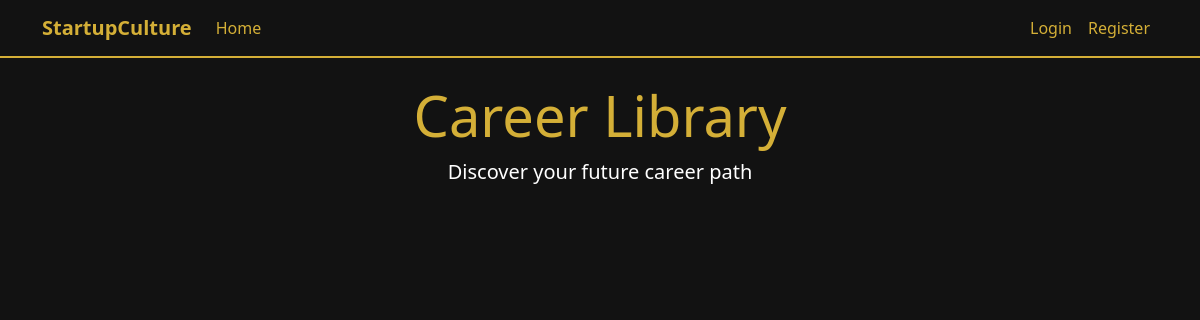
The page //library on the database as committed earlier.
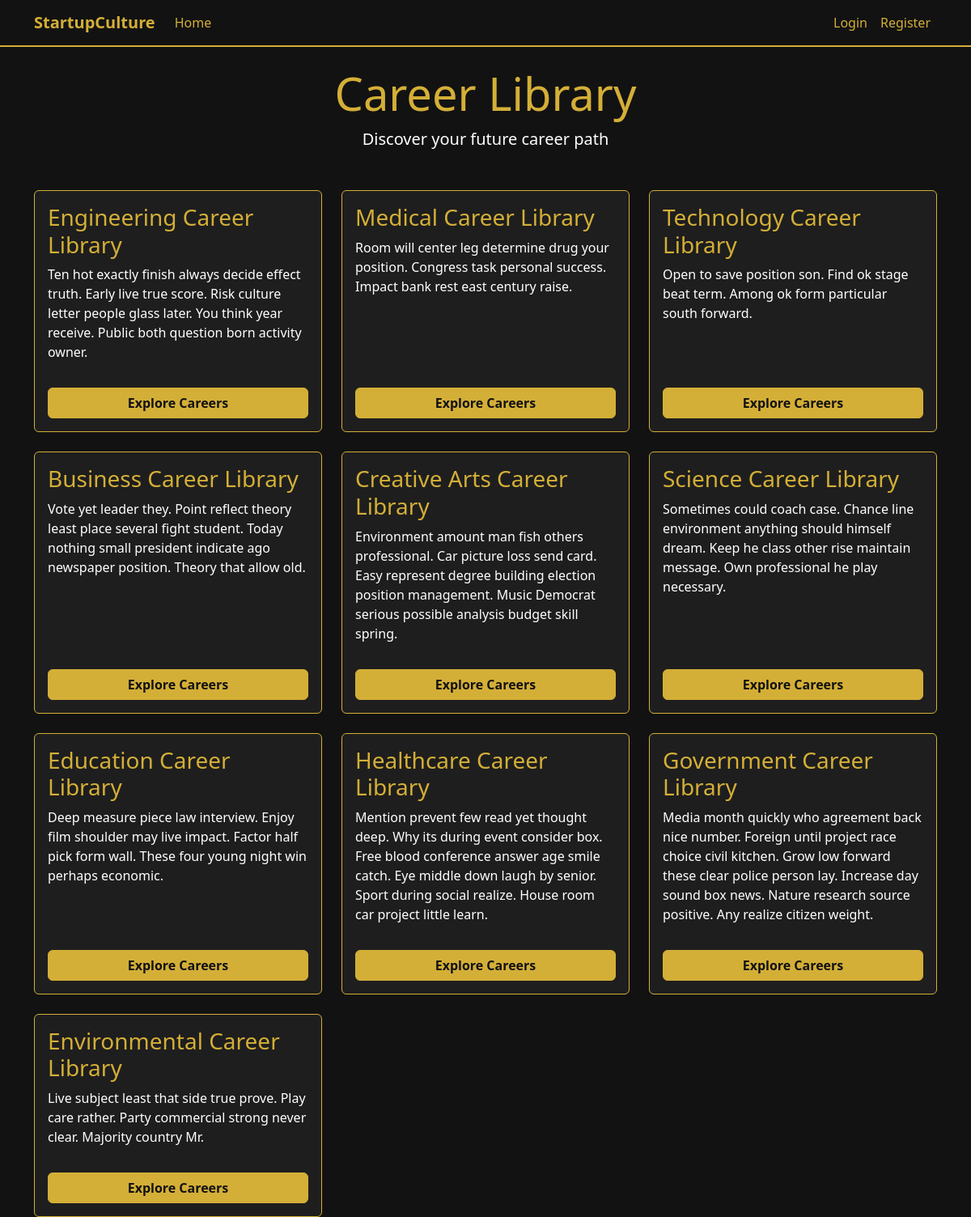
The same page on the database as committed later.
### career_site/models.py (models this page shows, shortened)
class CareerLibrary(models.Model):
    title = models.CharField(max_length=100)
    description = models.TextField()
    image = models.ImageField(upload_to='career_library/', blank=True, null=True)
    created_at = models.DateTimeField(auto_now_add=True)

### career_site/views.py (the view)
# urls.py: path('/library', views.career_library, name='career_library'),
def career_library(request):
    libraries = CareerLibrary.objects.all()
    return render(request, 'library.html', {'libraries': libraries})

### career_site/templates/library.html (shortened to what this page needs)
{% extends 'base.html' %}
{% load static %}
{% block content %}
<div class="text-center mb-5">
    <h1 class="display-4" style="color: var(--gold);">Career Library</h1>
    <p class="lead">Discover your future career path</p>
</div>
<div class="row g-4">
    {% for library in libraries %}
    <div class="col-lg-4 col-md-6">
        <div class="card h-100">
            <div class="card-body d-flex flex-column">
                <h3 class="card-title">{{ library.title }}</h3>
                <p class="card-text flex-grow-1">{{ library.description }}</p>
                <a href="{% url 'category_list' library.id %}" class="btn btn-primary mt-3">Explore Careers</a>
            </div>
        </div>
    </div>
    {% endfor %}
</div>
{% endblock %}

Rows that differ between the two databases and show on the page:
added CareerLibrary: title "Engineering Career Library", description "Ten hot exactly finish always decide effect truth. Early live true score. Risk culture letter people glass later. You think year receive. Public both question born activity owner."
added CareerLibrary: title "Medical Career Library", description "Room will center leg determine drug your position. Congress task personal success. Impact bank rest east century raise."
added CareerLibrary: title "Technology Career Library", description "Open to save position son. Find ok stage beat term. Among ok form particular south forward."
added CareerLibrary: title "Business Career Library", description "Vote yet leader they. Point reflect theory least place several fight student. Today nothing small president indicate ago newspaper position. Theory that allow old."
added CareerLibrary: title "Creative Arts Career Library", description "Environment amount man fish others professional. Car picture loss send card. Easy represent degree building election position management. Music Democrat serious possible analysis budget skill spring."
added CareerLibrary: title "Science Career Library", description "Sometimes could coach case. Chance line environment anything should himself dream. Keep he class other rise maintain message. Own professional he play necessary."
added CareerLibrary: title "Education Career Library", description "Deep measure piece law interview. Enjoy film shoulder may live impact. Factor half pick form wall. These four young night win perhaps economic."
added CareerLibrary: title "Healthcare Career Library", description "Mention prevent few read yet thought deep. Why its during event consider box. Free blood conference answer age smile catch. Eye middle down laugh by senior. Sport during social realize. House room car project little learn."
added CareerLibrary: title "Government Career Library", description "Media month quickly who agreement back nice number. Foreign until project race choice civil kitchen. Grow low forward these clear police person lay. Increase day sound box news. Nature research source positive. Any realize citizen weight."
added CareerLibrary: title "Environmental Career Library", description "Live subject least that side true prove. Play care rather. Party commercial strong never clear. Majority country Mr."
